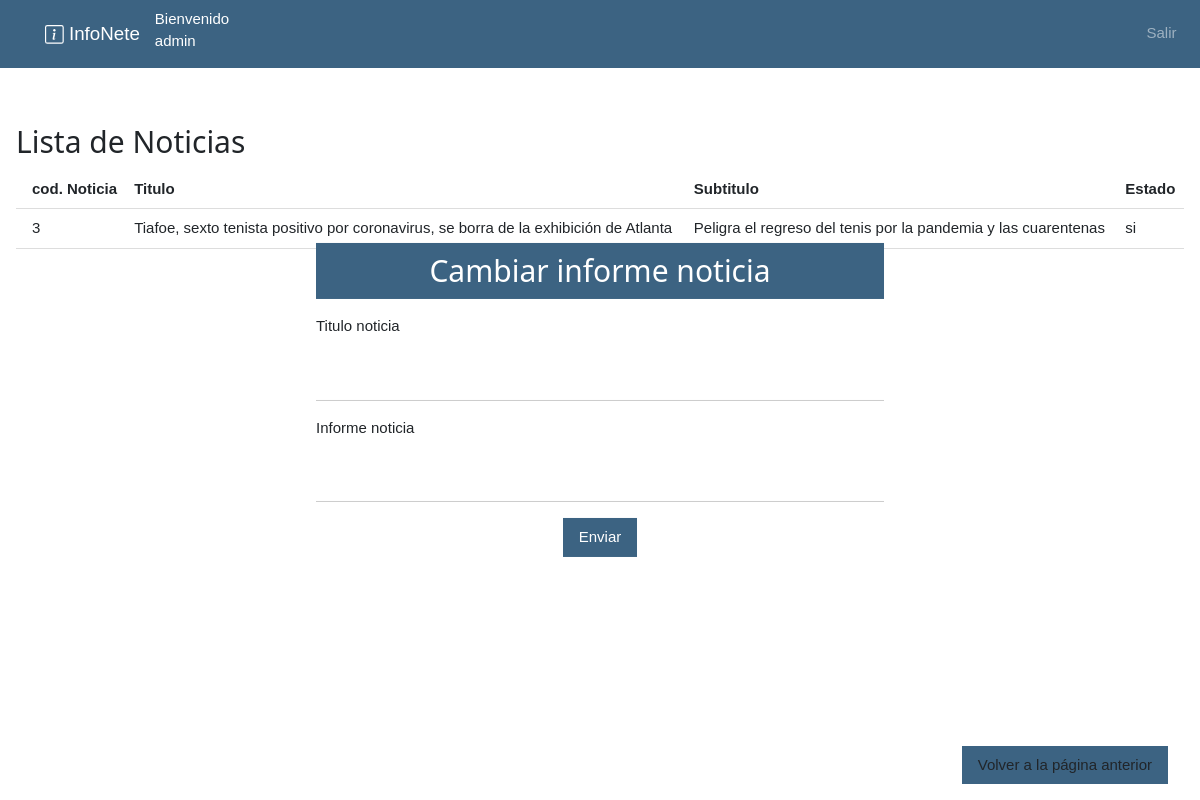
/interno.php?page=redirect&cod_noticia=3 (signed in), run on the app's committed database.
### tables this page shows
CREATE TABLE Noticia
(
Cod_noticia int NOT NULL auto_increment,
Titulo varchar(200) NOT NULL, 
Subtitulo varchar(500) NOT NULL,  
informe_noticia varchar(10000) NOT NULL,									 									
imagen_noticia varchar(200),									
Cod_seccion int NOT NULL,
Cod_contenidista int NOT NULL,
EstadoAutorizado varchar(2),
CONSTRAINT PK_Noticia PRIMARY KEY (Cod_noticia),
CONSTRAINT FK_Seccion_Noticia FOREIGN KEY (Cod_seccion) REFERENCES Seccion (Cod_seccion),
CONSTRAINT FK_Noticia_Usuario FOREIGN KEY (Cod_contenidista) REFERENCES Usuario (Id_usuario)  
);

### controller/RevistaController.php (called while the page is built, shortened)
<?php
class RevistaController
{
    private $modelo;
    public function __construct()
    {
        include_once("model/RevistaModel.php");
        $this->modelo = new RevistaModel();
    }
    public function redirectEditarNoticia($cod_noticia)
    {
        $resultadoNoticia=$this->modelo->executeBuscarNoticiaPorId($cod_noticia);
        include_once("view/revista/editarNoticiaView.php");
    }
}

### helper/Database.php (called while the page is built, shortened)
<?php
class Database
{
    private $conexion;
    public function __construct()
    {
        $configuracion = parse_ini_file("config/config.ini");
        $servername = $configuracion["servername"];
        $username = $configuracion["username"];
        $dbname = $configuracion["dbname"];
        $password = $configuracion["password"];
        $conn = new mysqli($servername, $username, $password);
        $conn->select_db($dbname);
        $this->conexion = $conn;
    }
    public function queryBuscarNoticiasPorId($cod_noticia)
    {
        $resultados = array();
        $stmt = $this->conexion->prepare("SELECT * FROM Noticia WHERE cod_noticia=$cod_noticia");
        $stmt->execute();
        $result = $stmt->get_result();
        if ($result->num_rows === 0) {
            $_SESSION["sinNoticias"] = "0";
        } else {
            $i = 1;
            while ($row = $result->fetch_assoc()) {
                $codNoticia = $row['Cod_noticia'];
                $titulo = $row['Titulo'];
                $subTitulo = $row['Subtitulo'];
                $estadoAutorizado = $row['EstadoAutorizado'];
                $imagen=$row ["imagen_noticia"];
                $resultados[$i] = $codNoticia . "-" . $titulo . "-" . $subTitulo . "-" . $estadoAutorizado . "-".$imagen;
                $i++;
            }
            return $resultados;
        }
    }
}

### model/RevistaModel.php (called while the page is built, shortened)
<?php
include_once("helper/Database.php");
class RevistaModel
{
    private $conexion;
    public function __construct()
    {
        $this->conexion = new Database();
    }
    public function executeBuscarNoticiaPorId($cod_noticia)
    {
      return  $this->conexion->queryBuscarNoticiasPorId($cod_noticia);
    }
}

### view/revista/editarNoticiaView.php (the view, shortened to what this page needs)
<?php
if(isset($_SESSION["usuarioOK"])) {
?>
<!doctype html>
<html lang="en">
<head>
</head>
<body>
<form class="w3-container w3-col s6 w3-display-middle" name="registrar" action="interno.php?page=editarNoticia" method="post" enctype="application/x-www-form-urlencoded">
    <div class="w3-container bg-primary text-white text-center">
        <h2>Cambiar informe noticia</h2>
    </div>
    <label class="w3-margin-top">Titulo noticia</label>
    <input class="w3-input w3-margin-top" type="text" name="titulo">
    <label class="w3-margin-top">Informe noticia</label>
    <input class="w3-input w3-margin-top" type="text" name="cuerpoNoticia">
    <div class="text-center w3-margin-top"><button class="w3-button bg-primary text-white" >Enviar</button></div>
</form>
<div class="w3-display-bottomright w3-margin-bottom w3-margin-right">
    <a href="interno.php?page=admRevista" class="w3-button bg-primary w3-hover-black w3-margin-right" style="text-decoration: none">Volver a la página anterior</a></div>
<div class="w3-container">
    <h2>Lista de Noticias</h2>
    <table class="w3-table w3-bordered">
        <tr>
            <th>cod. Noticia</th>
            <th>Titulo</th>
            <th>Subtitulo</th>
            <th>Estado</th>
        </tr>
        <?php
        if(isset($resultadoNoticia)){
            $tam = sizeof($resultadoNoticia);
            for ($i = 1; $i <= $tam; $i++) {
                $posN = explode("-", $resultadoNoticia[$i]);
                echo "<tr>";
                echo "<td>$posN[0]</td>";
                echo "<td>$posN[1]</td>";
                echo "<td>$posN[2]</td>";
                echo "<td>$posN[3]</td>";
                echo "</tr>";
            }
        }
        ?>
    </table>
</div>
</body>
</html>
<?php
}

### view/css/estilos.css (style rules this page uses)
.bg-primary { background-color: #3c6382 !important; }

### view/css/style.css (style rules this page uses)
.bg-primary { background-color: #3c6382 !important; }

### view/css/w3.css (style rules this page uses)
*,*:before,*:after { box-sizing:inherit }
html { -ms-text-size-adjust:100%;-webkit-text-size-adjust:100% }
body { margin:0 }
a { background-color:transparent }
button,input,select,textarea,optgroup { font:inherit;margin:0 }
button,input { overflow:visible }
button,select { text-transform:none }
button,[type=button],[type=reset],[type=submit] { -webkit-appearance:button }
html,body { font-family:Verdana,sans-serif;font-size:15px;line-height:1.5 }
html { overflow-x:hidden }
h2 { font-size:30px }
h1,h2,h3,h4,h5,h6 { font-family:"Segoe UI",Arial,sans-serif;font-weight:400;margin:10px 0 }
a { color:inherit }
.w3-table,.w3-table-all { border-collapse:collapse;border-spacing:0;width:100%;display:table }
.w3-bordered tr,.w3-table-all tr { border-bottom:1px solid #ddd }
.w3-table td,.w3-table th,.w3-table-all td,.w3-table-all th { padding:8px 8px;display:table-cell;text-align:left;vertical-align:top }
.w3-table th:first-child,.w3-table td:first-child,.w3-table-all th:first-child,.w3-table-all td:first-child { padding-left:16px }
.w3-btn,.w3-button { border:none;display:inline-block;padding:8px 16px;vertical-align:middle;overflow:hidden;text-decoration:none;color:inherit;background-color:inherit;text-align:center;cursor:pointer;white-space:nowrap }
.w3-btn,.w3-button { -webkit-touch-callout:none;-webkit-user-select:none;-khtml-user-select:none;-moz-user-select:none;-ms-user-select:none;user-select:none }
.w3-input { padding:8px;display:block;border:none;border-bottom:1px solid #ccc;width:100% }
.w3-container:after,.w3-container:before,.w3-panel:after,.w3-panel:before,.w3-row:after,.w3-row:before,.w3-row-padding:after,.w3-row-padding:before, .w3-cell-row:before,.w3-cell-row:after,.w3-clear:after,.w3-clear:before,.w3-bar:before,.w3-bar:after { content:"";display:table;clear:both }
.w3-col,.w3-half,.w3-third,.w3-twothird,.w3-threequarter,.w3-quarter { float:left;width:100% }
.w3-col.s6 { width:49.99999% }
.w3-display-bottomright { position:absolute;right:0;bottom:0 }
.w3-display-middle { position:absolute;top:50%;left:50%;transform:translate(-50%,-50%);-ms-transform:translate(-50%,-50%) }
.w3-container,.w3-panel { padding:0.01em 16px }
.w3-margin-top { margin-top:16px!important }
.w3-margin-bottom { margin-bottom:16px!important }
.w3-margin-right { margin-right:16px!important }

### data on the page
noticia: Cod_noticia "3", Titulo "Tiafoe, sexto tenista positivo por coronavirus, se borra de la exhibición de Atlanta", Subtitulo "Peligra el regreso del tenis por la pandemia y las cuarentenas", EstadoAutorizado "si"

### other printed values
$pos[1] "admin"
